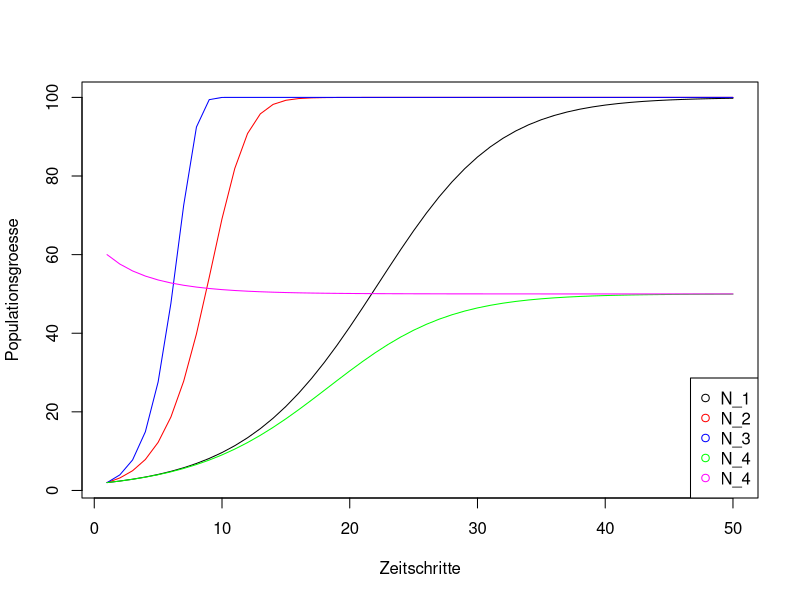
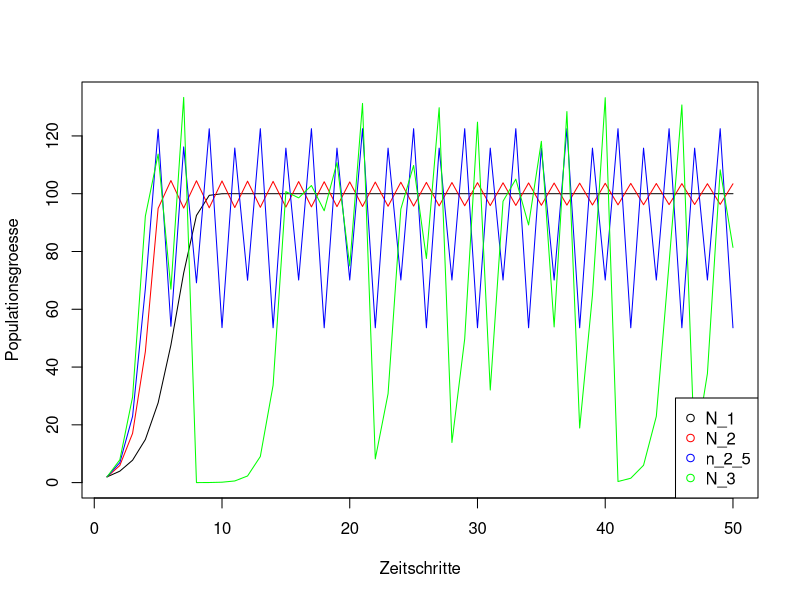
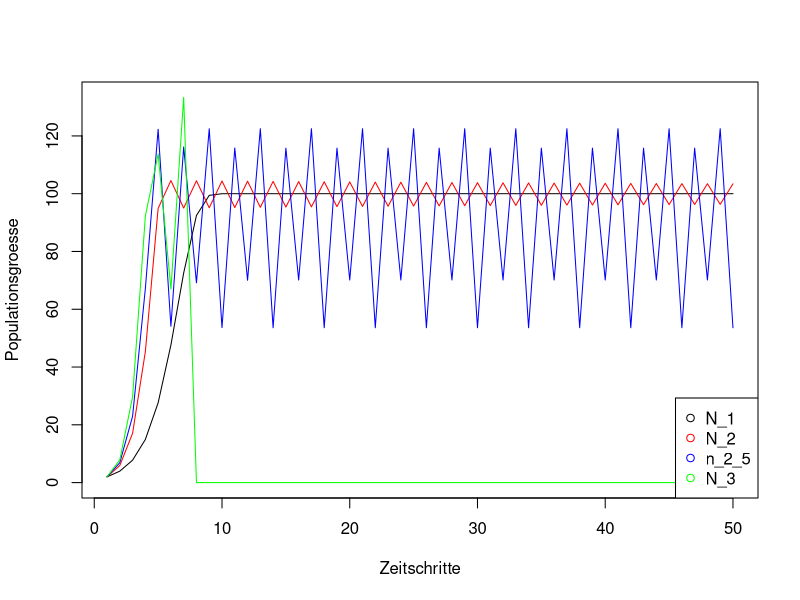

The R script that drew these images, in order:
# Seminar zu "Einfuehrung in die Modellierung"

# Populationswachstum: logistisches Modell

# Funktion "log_Wachstum" definieren
#<
log_Wachstum = function (N0, r_max, K, nt)
#>
{  
# N0 : Startpopulation
# r_max : maximale Wachstumsrate
# K : Kapazitaet
# nt : Anzahl Zeitschritte
 
  
  # Variablen vorbereiten
  N = rep(NA,nt) #Vektor fuer zeitlichen Verlauf der Population
  N[1] = N0
  
  # Iterationsschleife
  for (t in 2:nt)
  #<
  {
    # Wachstumsrate als Funktion von aktueller Population und Kapazitaet
    r = r_max * (1 - N[t-1]/K)
    N[t] = N[t-1] + r * N[t-1]
  }
  #>
  
  # Ergebnis zurueckgeben
  return(N)
}
  
#Funktion mit N0 = 2, r_max=0.2, K=100, nt = 50 aufrufen, Rueckgabewert in N_1 speichern
#<
N_1 = log_Wachstum(N0 = 2, r_max=0.2, K=100, nt = 50)
#>

#Funktion mit N0 = 2, r_max=0.6, K=100, nt = 50 aufrufen, Rueckgabewert in N_2 speichern
#<
N_2 = log_Wachstum(N0 = 2, r_max=0.6, K=100, nt = 50)
#>

#Funktion mit N0 = 2, r_max=1, K=100, nt = 50 aufrufen, Rueckgabewert in N_3 speichern
#<
N_3 = log_Wachstum(N0 = 2, r_max=1, K=100, nt = 50)
#>

#Funktion mit N0 = 2, r_max=0.2, K=50, nt = 50 aufrufen, Rueckgabewert in N_4 speichern
#<
N_4 = log_Wachstum(N0 = 2, r_max=0.2, K=50, nt = 50)
#>

#Funktion mit N0 = 60, r_max=0.2, K=50, nt = 50 aufrufen, Rueckgabewert in N_5 speichern
#<
N_5 = log_Wachstum(N0 = 60, r_max=0.2, K=50, nt = 50)
#>


#Resultate (N_1 - N_4) in einer Grafik darstellen
#<
plot  (x=1:length(N_1), y=N_1, type="l", col="black", xlab = "Zeitschritte", ylab="Populationsgroesse", 
       ylim=range(c(N_1, N_2, N_3, N_4)))
lines(x=1:length(N_2), y=N_2, col="red")
lines(x=1:length(N_3), y=N_3, col="blue")
lines(x=1:length(N_4), y=N_4, col="green")
lines(x=1:length(N_5), y=N_5, col="magenta")
legend("bottomright", legend=c("N_1", "N_2", "N_3", "N_4", "N_4"), col=c("black","red","blue","green","magenta"), pch = 21)
#>



### Hohe Wachstumsraten

#Funktion mit N0 = 2, r_max=1, K=100, nt = 50 aufrufen, Rueckgabewert in N_1 speichern
#<
N_1 = log_Wachstum(N0 = 2, r_max=1, K=100, nt = 50)
#>

#Funktion mit N0 = 2, r_max=2, K=100, nt = 50 aufrufen, Rueckgabewert in N_2 speichern
#<
N_2 = log_Wachstum(N0 = 2, r_max=2, K=100, nt = 50)
#>

#Funktion mit N0 = 2, r_max=2.5, K=100, nt = 50 aufrufen, Rueckgabewert in n_2_5 speichern
#<
n_2_5 = log_Wachstum(N0 = 2, r_max=2.5, K=100, nt = 50)
#>

#Funktion mit N0 = 2, r_max=3, K=100, nt = 50 aufrufen, Rueckgabewert in N_3 speichern
#<
N_3 = log_Wachstum(N0 = 2, r_max=3, K=100, nt = 50)
#>


# Resultate (N_1 - N_3) in einer Grafik darstellen
#<
plot  (x=1:length(N_1), y=N_1, type="l", col="black", xlab = "Zeitschritte", ylab="Populationsgroesse", 
       ylim=range(c(N_1, N_2, n_2_5, N_3)))
lines(x=1:length(N_2), y=N_2, col="red")
lines(x=1:length(n_2_5), y=n_2_5, col="blue")
lines(x=1:length(N_3), y=N_3, col="green")
legend("bottomright", legend=c("N_1", "N_2", "n_2_5", "N_3"), col=c("black","red","blue","green"), pch = 21)
#>
  
#? Was bedeutet es inhaltlich, wenn die Population die Kapazitaet ueberschreitet?
#? Wann sollte dieses Verhalten unterbunden werden?
#? Wie koennte dieses Verhalten unterbunden werden?

#? Was bedeutet es inhaltlich, wenn die Population Werte nahe Null annimmt?
#? Wann ist die nachfolgende Entwicklung noch realistisch, wann nicht?
#? Wie koennte ggf. korrigiert werden?

#? Ausgehend von der obigen Funktion log_Wachstum, erstelle eine Variante "log_Wachstum_lim", 
#? die die beiden o.g. Punkte beruecksichtigt

log_Wachstum_lim = function (N0, r_max, K, nt)
{  
  # N0 : Startpopulation
  # r_max: maximale Wachstumsrate
  # K : Kapazitaet
  # nt : Anzahl Zeitschritte
  # seed (optional) : Initialisierung des Zufallsgenerators  
  n_min = 2      # minimal ueberlebensfaehige Population
  
  #Variablen vorbereiten
  N = rep(NA,nt) # Vektor fuer zeitlichen Verlauf der Population
  N[1] = N0
  
  # Iterationsschleife
  for (t in 2:nt)
  {
    #<
    # Wachstumsrate als Funktion von aktueller Population und Kapazitaet
    r = r_max * (1 - N[t-1]/K)
    N[t] = N[t-1] + r * N[t-1]

    #if (N[t] > K) N[t] = K         # Population kann nicht groesser als K werden
    if (N[t] < n_min) N[t] = 0     # Population kleiner als N_min stirbt aus
    #>
  }

  # Ergebnis zurueckgeben
  return(N)
}

 
# veraenderte Funktion mit den gleichen Parametern wie oben erneut aufrufen
N_1   = log_Wachstum_lim(N0 = 2, r_max=1, K=100, nt = 50)
N_2   = log_Wachstum_lim(N0 = 2, r_max=2, K=100, nt = 50)
n_2_5 = log_Wachstum_lim(N0 = 2, r_max=2.5, K=100, nt = 50)
N_3   = log_Wachstum_lim(N0 = 2, r_max=3, K=100, nt = 50)

# Resultate (N_1 - N_3) in einer Grafik darstellen (wie oben)
plot  (x=1:length(N_1), y=N_1, type="l", col="black", xlab = "Zeitschritte", ylab="Populationsgroesse", 
       ylim=range(c(N_1, N_2, n_2_5, N_3)))
lines(x=1:length(N_2), y=N_2, col="red")
lines(x=1:length(n_2_5), y=n_2_5, col="blue")
lines(x=1:length(N_3), y=N_3, col="green")
legend("bottomright", legend=c("N_1", "N_2", "n_2_5", "N_3"), col=c("black","red","blue","green"), pch = 21)


